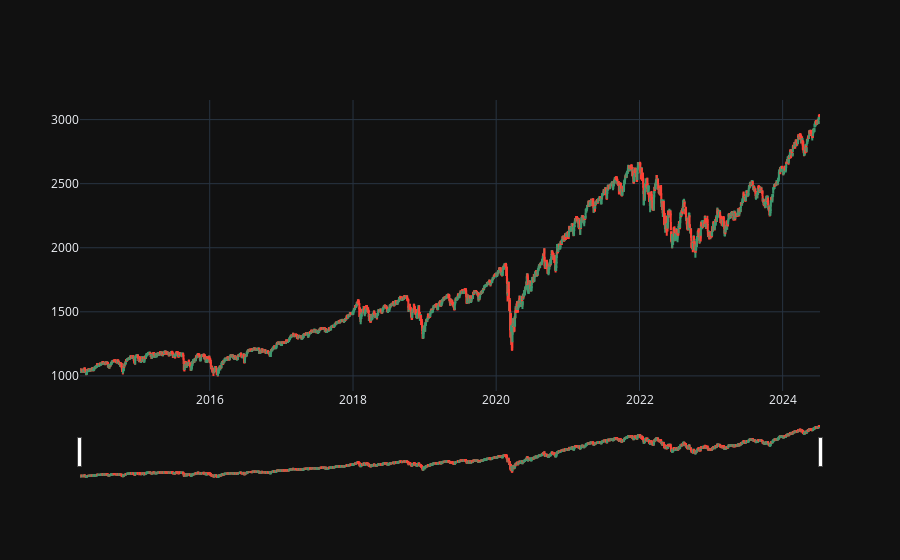

Here is the notebook cell this chart was saved with:
### Code cell
from app.helper.importer import go

fig = go.Figure()
t = no_gap_data
fig.add_trace(
    go.Candlestick(x=t.index, open=t['Open'], close=t['Close'], high=t['High'], low=t['Low']))
fig.show()

### Figure 1 — Plotly figure (JSON) as saved in the notebook; plotly's stock layout.template omitted (floating-point values rounded to 4 significant figures; data arrays with more than 128 entries replaced by an {"elided": "..."} marker saying what was removed)
{"data": [{"close": {"elided": "3774 float values"}, "high": {"elided": "3774 float values"}, "low": {"elided": "3774 float values"}, "open": {"elided": "3774 float values"}, "x": {"elided": "3774 str values"}, "type": "candlestick"}], "layout": {}}
